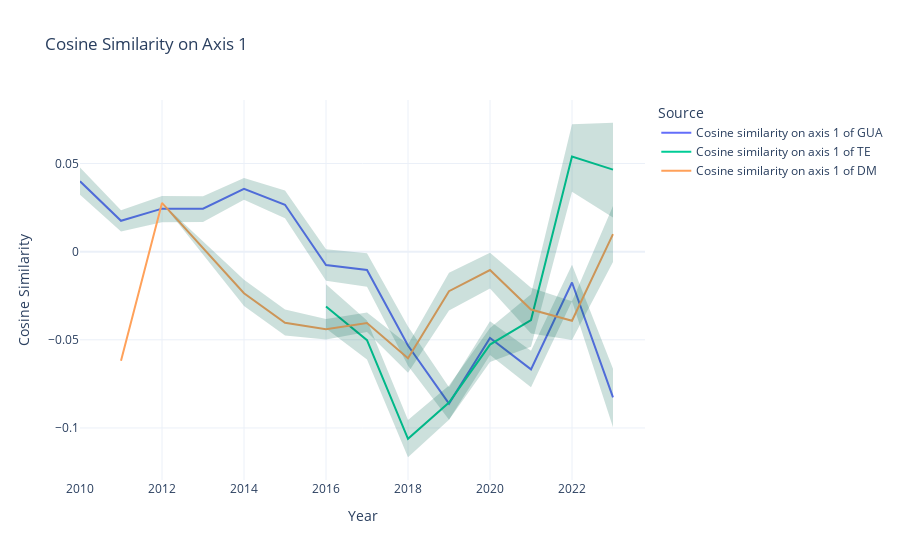

Write notebook code for a chart like this one.
### Markdown cell above
### Plot

### Code cell
choose_projection_cos(axis, sources, focus_on_companies, curves_by_company, with_parliament)

### Figure 1 — Plotly figure (JSON) as saved in the notebook; plotly's stock layout.template omitted (floating-point values rounded to 4 significant figures)
{"data": [{"line": {"width": 2}, "mode": "lines", "name": "Cosine similarity on axis 1 of GUA", "type": "scatter", "x": [2010, 2011, 2012, 2013, 2014, 2015, 2016, 2017, 2018, 2019, 2020, 2021, 2022, 2023], "y": [0.03988, 0.01753, 0.02439, 0.0244, 0.03569, 0.02658, -0.007548, -0.01042, -0.05325, -0.08619, -0.04896, -0.06679, -0.01751, -0.08267]}, {"fill": "toself", "fillcolor": "rgba(0,100,80,0.2)", "line": {"color": "rgba(255,255,255,0)"}, "name": "Confidence Interval GUA", "showlegend": false, "type": "scatter", "x": [2010, 2011, 2012, 2013, 2014, 2015, 2016, 2017, 2018, 2019, 2020, 2021, 2022, 2023, 2023, 2022, 2021, 2020, 2019, 2018, 2017, 2016, 2015, 2014, 2013, 2012, 2011, 2010], "y": [0.04772, 0.02343, 0.03158, 0.03147, 0.04178, 0.03474, 0.0014, -0.00091, -0.04243, -0.0769, -0.03954, -0.05616, -0.0074, -0.06644, -0.09954, -0.02814, -0.07686, -0.05856, -0.09537, -0.06472, -0.01994, -0.01646, 0.01898, 0.02943, 0.01676, 0.01665, 0.01141, 0.03224]}, {"line": {"width": 2}, "mode": "lines", "name": "Cosine similarity on axis 1 of TE", "type": "scatter", "x": [2016, 2017, 2018, 2019, 2020, 2021, 2022, 2023], "y": [-0.03117, -0.0502, -0.1062, -0.08555, -0.0527, -0.03877, 0.05392, 0.04653]}, {"fill": "toself", "fillcolor": "rgba(0,100,80,0.2)", "line": {"color": "rgba(255,255,255,0)"}, "name": "Confidence Interval TE", "showlegend": false, "type": "scatter", "x": [2016, 2017, 2018, 2019, 2020, 2021, 2022, 2023, 2023, 2022, 2021, 2020, 2019, 2018, 2017, 2016], "y": [-0.01854, -0.03904, -0.09554, -0.07591, -0.04324, -0.02409, 0.07223, 0.07312, 0.01932, 0.03398, -0.05388, -0.0626, -0.09541, -0.1166, -0.06119, -0.04364]}, {"line": {"width": 2}, "mode": "lines", "name": "Cosine similarity on axis 1 of DM", "type": "scatter", "x": [2011, 2012, 2014, 2015, 2016, 2017, 2018, 2019, 2020, 2021, 2022, 2023], "y": [-0.06183, 0.02767, -0.0236, -0.04031, -0.04402, -0.04044, -0.06044, -0.02244, -0.01042, -0.03281, -0.03918, 0.00992]}, {"fill": "toself", "fillcolor": "rgba(0,100,80,0.2)", "line": {"color": "rgba(255,255,255,0)"}, "name": "Confidence Interval DM", "showlegend": false, "type": "scatter", "x": [2011, 2012, 2014, 2015, 2016, 2017, 2018, 2019, 2020, 2021, 2022, 2023, 2023, 2022, 2021, 2020, 2019, 2018, 2017, 2016, 2015, 2014, 2012, 2011], "y": [-0.06183, 0.02767, -0.01599, -0.03282, -0.03814, -0.0345, -0.0527, -0.01192, -0.00061, -0.02051, -0.02815, 0.02589, -0.00589, -0.05009, -0.04643, -0.02087, -0.03338, -0.0687, -0.04553, -0.04989, -0.04754, -0.03089, 0.02767, -0.06183]}], "layout": {"legend": {"title": {"text": "Source"}}, "title": {"text": "Cosine Similarity on Axis 1"}, "xaxis": {"title": {"text": "Year"}}, "yaxis": {"title": {"text": "Cosine Similarity"}}}}
